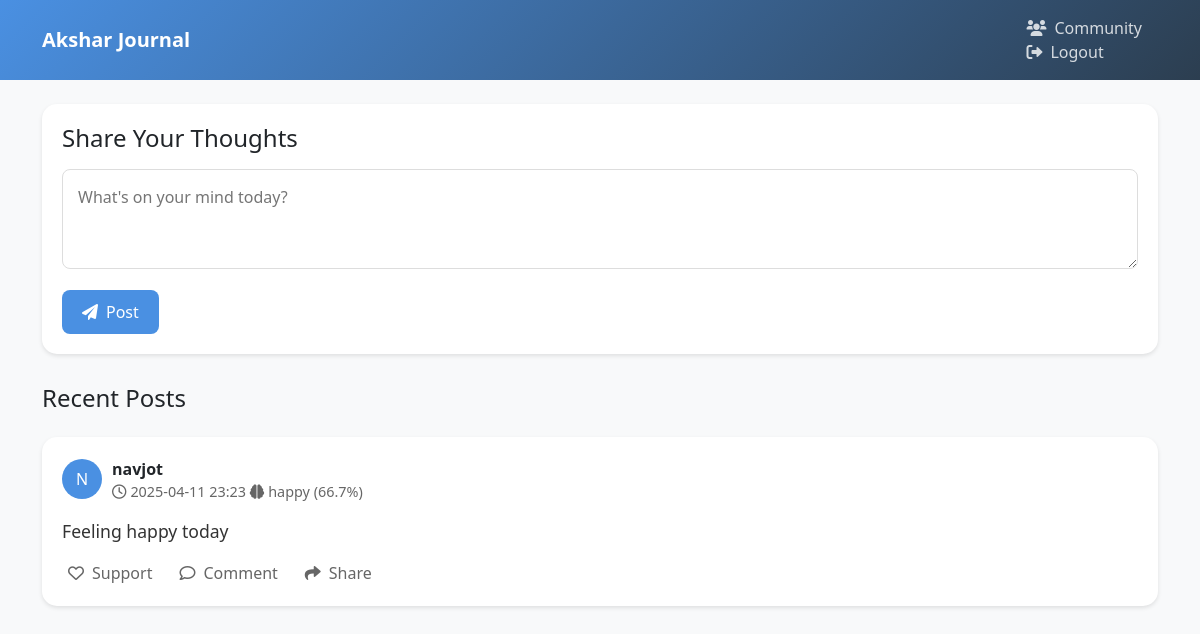
Before: /anjum_wrapper (signed in) with the older database file.
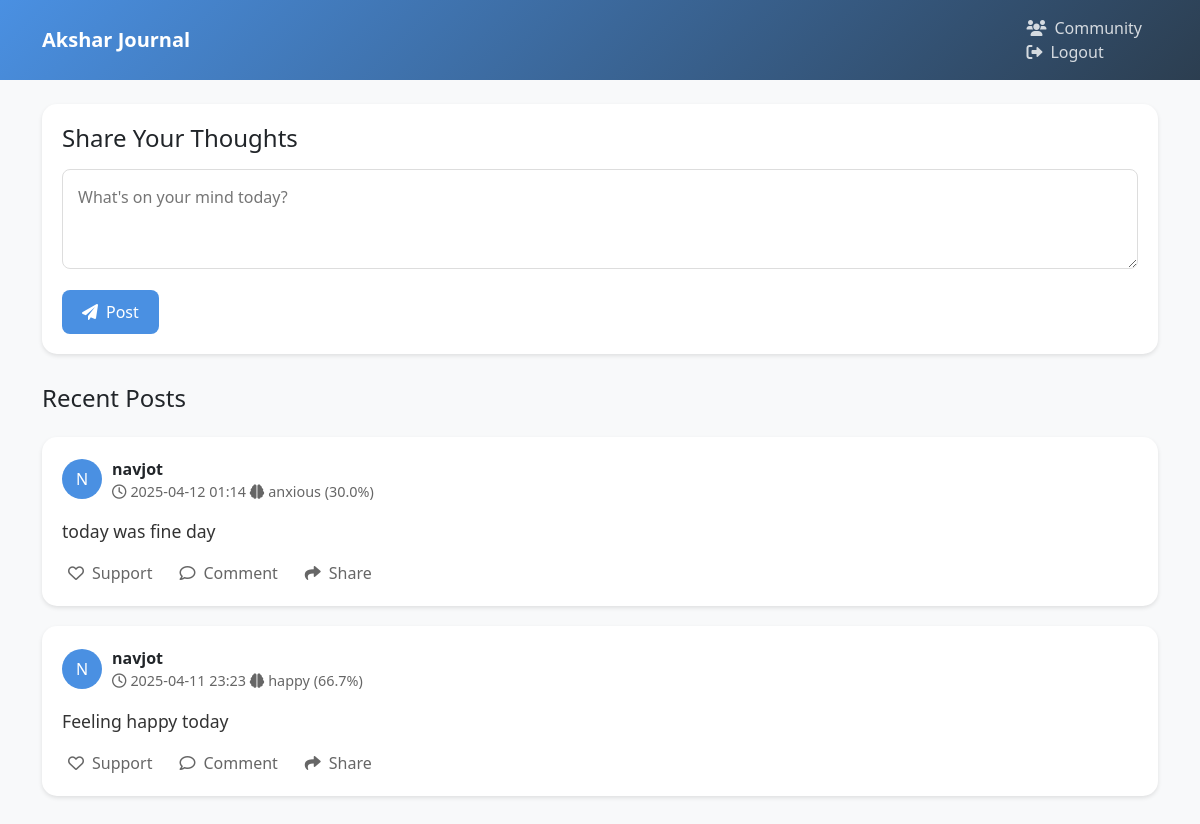
After: the same page with the newer database file.
### models.py (models this page shows, shortened)
class Post(db.Model):
    id = db.Column(db.Integer, primary_key=True)
    content = db.Column(db.Text, nullable=False)
    timestamp = db.Column(db.DateTime, default=datetime.utcnow)
    user_id = db.Column(db.Integer, db.ForeignKey('users.id'), nullable=False)
    emotion = db.Column(db.String(50))  # e.g., "happy", "sad", "depressed"
    confidence = db.Column(db.Float)    # e.g., 0.84
    user = db.relationship('User', backref='posts')

class User(UserMixin, db.Model):
    __tablename__ = 'users'
    id = db.Column(db.Integer, primary_key=True)
    username = db.Column(db.String(100), unique=True, nullable=False)
    password = db.Column(db.String(100), nullable=False)
    trusted_contact = db.Column(db.String(100), nullable=False)  # New field
    role_id = db.Column(db.Integer, db.ForeignKey('roles.id'), nullable=False)

### akshar.py (the view, shortened to what this page needs)
@app.route('/anjum_wrapper', methods=['GET', 'POST'])
def anjum_wrapper():
    if 'username' not in session:
        return redirect(url_for('login'))
    user = User.query.get(session['user_id'])
    user_posts = Post.query.filter_by(user_id=user.id).order_by(Post.timestamp.desc()).all()
    return render_template('anjum_wrapper.html', username=user.username, posts=user_posts)

### akshar.py (called while the page is built)
@login_manager.user_loader
def load_user(user_id):
    return User.query.get(int(user_id))

### templates/anjum_wrapper.html (shortened to what this page needs)
<!DOCTYPE html>
<html lang="en">
<head>
    <link href="https://cdn.jsdelivr.net/npm/bootstrap@5.3.0/dist/css/bootstrap.min.css" rel="stylesheet">
    <link rel="stylesheet" href="https://cdnjs.cloudflare.com/ajax/libs/font-awesome/6.0.0/css/all.min.css">
</head>
<body>
    <nav class="navbar navbar-expand-lg">
        <div class="container">
            <a class="navbar-brand" href="#">Akshar Journal</a>
            <div class="ms-auto">
                <a href="{{ url_for('community') }}" class="nav-link me-3">
                    <i class="fas fa-users me-2"></i>Community
                </a>
                <a href="{{ url_for('logout') }}" class="nav-link">
                    <i class="fas fa-sign-out-alt me-2"></i>Logout
                </a>
            </div>
        </div>
    </nav>
    <div class="container py-4">
        <div class="post-form">
            <h4 class="mb-3">Share Your Thoughts</h4>
            <form method="POST" action="{{ url_for('anjum_wrapper') }}">
                <textarea name="content" class="post-textarea" placeholder="What's on your mind today?" required></textarea>
                <button type="submit" class="submit-btn">
                    <i class="fas fa-paper-plane me-2"></i>Post
                </button>
            </form>
        </div>
        <h4 class="mb-4">Recent Posts</h4>
        {% for post in posts %}
        <div class="post-card">
            <div class="post-header">
                <div class="user-avatar">
                    {{ post.user.username[0].upper() }}
                </div>
                <div>
                    <strong>{{ post.user.username }}</strong>
                    <div class="post-meta">
                        <i class="far fa-clock me-1"></i>{{ post.timestamp.strftime('%Y-%m-%d %H:%M') }}
                        <i class="fas fa-brain me-1"></i>{{ post.emotion }} ({{ '%.1f'|format(post.confidence * 100) }}%)
                    </div>
                </div>
            </div>
            <div class="post-content">
                {{ post.content }}
            </div>
            <div class="post-actions">
                <button class="action-btn">
                    <i class="far fa-heart me-2"></i>Support
                </button>
                <button class="action-btn">
                    <i class="far fa-comment me-2"></i>Comment
                </button>
                <button class="action-btn">
                    <i class="fas fa-share me-2"></i>Share
                </button>
            </div>
        </div>
        {% endfor %}
    </div>
</body>
</html>

### templates/anjum_wrapper.html (style rules this page uses)
:root { --primary-color: #4a90e2; --secondary-color: #2c3e50; --accent-color: #e74c3c; }
body { font-family: 'Segoe UI', Tahoma, Geneva, Verdana, sans-serif; background-color: #f8f9fa; }
.navbar { background: linear-gradient(135deg, var(--primary-color), var(--secondary-color)); padding: 1rem 0; }
.navbar-brand { color: white !important; font-weight: bold; }
.nav-link { color: rgba(255,255,255,0.8) !important; transition: color 0.3s ease; }
.post-form { background: white; border-radius: 15px; padding: 20px; margin-bottom: 30px; box-shadow: 0 2px 4px rgba(0,0,0,0.1); }
.post-textarea { width: 100%; border: 1px solid #ddd; border-radius: 8px; padding: 15px; margin-bottom: 15px; resize: vertical; min-height: 100px; }
.post-card { background: white; border-radius: 15px; padding: 20px; margin-bottom: 20px; box-shadow: 0 2px 4px rgba(0,0,0,0.1); transition: transform 0.3s ease; }
.post-header { display: flex; align-items: center; margin-bottom: 15px; }
.user-avatar { width: 40px; height: 40px; border-radius: 50%; background: var(--primary-color); color: white; display: flex; align-items: center; justify-content: center; margin-right: 10px; }
.post-meta { color: #666; font-size: 0.9rem; }
.post-content { font-size: 1.1rem; line-height: 1.6; color: #333; }
.post-actions { display: flex; gap: 15px; margin-top: 15px; }
.action-btn { background: none; border: none; color: #666; cursor: pointer; transition: color 0.3s ease; }
.submit-btn { background: var(--primary-color); color: white; border: none; padding: 10px 20px; border-radius: 8px; font-weight: 500; transition: background-color 0.3s ease; }

Changed rows visible on the page:
added Post: user "N", user.username "navjot", timestamp "2025-04-12 01:14", emotion "anxious", post.confidence*100 "30.0", content "today was fine day"
